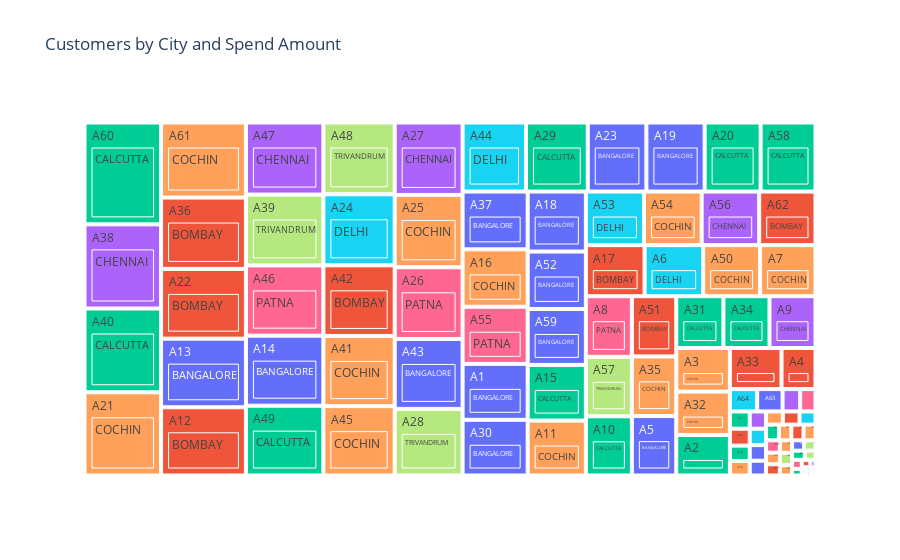

Notebook source saved alongside this figure:
### Markdown cell above
6.4 Checking Customers by City and Spend Amount

### Code cell
#Checking Customers by City and Spend Amount

pivot = spend_df.pivot_table(index=["Customer", "City"], columns=[], values=["Spend_Amount"], aggfunc="sum").reset_index()
fig = px.treemap(pivot, path=["Customer", "City"], values="Spend_Amount", color="City", title="Customers by City and Spend Amount").show()

### Figure 1 — Plotly figure (JSON) as saved in the notebook; plotly's stock layout.template omitted (floating-point values rounded to 4 significant figures; data arrays with more than 128 entries replaced by an {"elided": "..."} marker saying what was removed)
{"data": [{"branchvalues": "total", "customdata": {"elided": "200x1 str values"}, "domain": {"x": [0, 1], "y": [0, 1]}, "hovertemplate": "labels=%{label}<br>Spend_Amount=%{value}<br>parent=%{parent}<br>id=%{id}<br>City=%{customdata[0]}<extra></extra>", "ids": {"elided": "200 str values"}, "labels": {"elided": "200 str values"}, "marker": {"colors": {"elided": "200 str values"}}, "name": "", "parents": {"elided": "200 str values"}, "type": "treemap", "values": {"elided": "200 float values"}}], "layout": {"legend": {"tracegroupgap": 0}, "title": {"text": "Customers by City and Spend Amount"}}}
